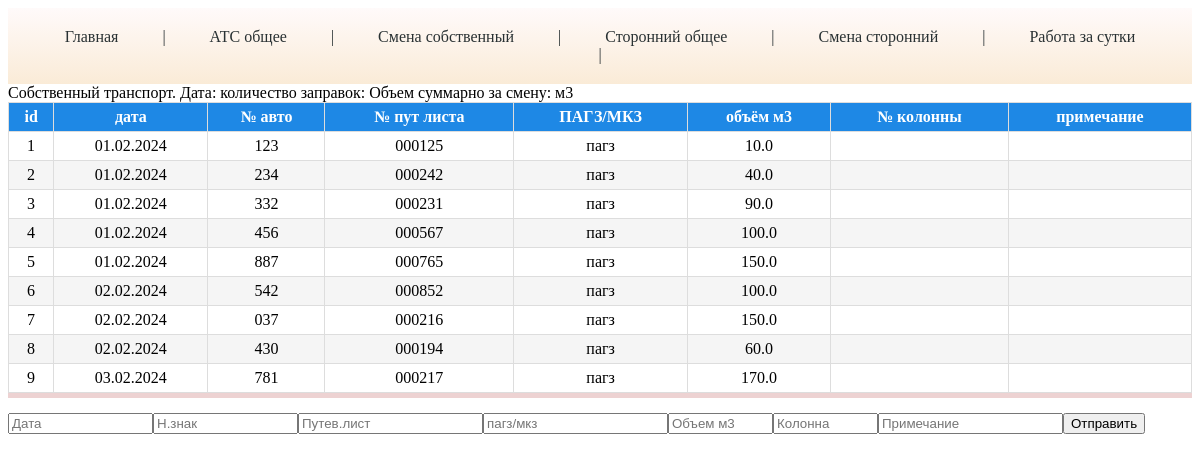
The page /ats on the database its author committed.
### model.py (models this page shows)
class BaseModel(Model):
    id = PrimaryKeyField(unique=True)
    class Meta:
        database = db
        order_by = 'id'

class Own_transport(BaseModel):
    date = CharField()
    name = CharField()
    waybill = CharField()
    driver = CharField()
    amount = FloatField()
    column = CharField()
    note = CharField()
    class Meta():
        db_table = 'own'

### main.py (the view)
@app.route('/ats', methods=['POST', 'GET'])
def ats():
    if request.method == 'POST':
        Own_transport(date=request.form['date'], name=request.form['name'], \
                      waybill=request.form['waybill'], driver=request.form['driver'], \
                      amount=request.form['amount'], column=request.form['column'], \
                      note=request.form['note']).save()
        return redirect(url_for('ats'))
    owns = Own_transport.select()
    return render_template('ats.html', owns=owns)

### templates/ats.html (shortened to what this page needs)
{% extends 'base.html'%}
{%block content%}
<tr>
        <td> Собственный транспорт. Дата: {{dat}}  количество заправок: {{n}} Объем суммарно за смену: {{t}} м3</td>
    </tr>
<table class="table">
	<thead>
		<tr>
			<th>id</th>
			<th>дата</th>
			<th>№ авто</th>
			<th>№ пут листа</th>
			<th>ПАГЗ/МКЗ</th>
			<th>объём м3</th>
			<th>№ колонны</th>
			<th>примечание</th>
		</tr>
	</thead>
	<tbody>
		{% for expense in owns %}
    <tr>
        <td>{{expense.id}}</td>
        <td>{{expense.date}}</td>
        <td>{{expense.name}}</td>
        <td>{{expense.waybill}}</td>
        <td>{{expense.driver}}</td>
        <td>{{expense.amount}}</td>
        <td>{{expense.column}}</td>
        <td>{{expense.note}}</td>
    </tr>
{%endfor%}
	</tbody>
</table>
<table class="table">
	<tbody>
    <form method="POST">
    <input  name="date" placeholder="Дата" class="form-control" size="15">
    <input  name="name" placeholder="Н.знак" class="form-control" size="15">
    <input  name="waybill"placeholder="Путев.лист" class="form-control" size="20">
    <input  name="driver" placeholder="пагз/мкз" class="form-control" size="20">
    <input name="amount" placeholder="Объем м3"  class="form-control" size="10">
    <input name="column" placeholder="Колонна"  class="form-control" size="10">
    <input name="note" placeholder="Примечание"  class="form-control" size="20">
    <input type="submit" class="btn btn-success" value="Отправить">
</form>
	</tbody>
</table>
{% endblock %}

### templates/base.html (shortened to what this page needs)
<!doctype html>
<html lang="en">
<head>
    <link rel="stylesheet" href="{{url_for('static', filename='css/222.css')}}">
    <header align = "center">
    <ul>
        <li><a href="/">Главная</a></li>
        <li><a>|</a></li>
        <li><a href="/ats">АТС общее</a></li>
        <li><a>|</a></li>
        <li><a href="/atss">Смена собственный</a></li>
        <li><a>|</a></li>
        <li><a href="/atsext">Сторонний общее</a></li>
        <li><a>|</a></li>
        <li><a href="/ext">Смена сторонний</a></li>
        <li><a>|</a></li>
        <li ><a href="/day">Работа за сутки</a></li>
        <li><a>|</a></li>
    </ul>
</header>
</head>
<body>
{% block content %}
{%endblock%}
</body>
</html>

### static/css/222.css (style rules this page uses)
header { background: linear-gradient(#FFFAFA, #FAEBD7); }
ul { list-style: none; margin: 0; padding: 20px; }
a { fond-size: 40px; padding: 20px; color: #293133; text-decoration: none; }
li { display: inline; }
.table { width: 100%; box-shadow: 0 5px rgba(164, 32, 32, 0.2); margin-bottom: 20px; border: 1px solid #dddddd; border-collapse: collapse; }
.table th { font-weight: bold; padding: 5px; background-color: #1e88e5; color: #fff; border: 1px solid #dddddd; }
.table td { border: 1px solid #dddddd; padding: 5px; vertical-align: center; text-align: center; }
.table tr:nth-child(even) { background: #f5f5f5 ; }

### rows shown on the page
Own_transport: id "1", date "01.02.2024", name "123", waybill "000125", driver "пагз", amount "10.0"
Own_transport: id "2", date "01.02.2024", name "234", waybill "000242", driver "пагз", amount "40.0"
Own_transport: id "3", date "01.02.2024", name "332", waybill "000231", driver "пагз", amount "90.0"
Own_transport: id "4", date "01.02.2024", name "456", waybill "000567", driver "пагз", amount "100.0"
Own_transport: id "5", date "01.02.2024", name "887", waybill "000765", driver "пагз", amount "150.0"
Own_transport: id "6", date "02.02.2024", name "542", waybill "000852", driver "пагз", amount "100.0"
Own_transport: id "7", date "02.02.2024", name "037", waybill "000216", driver "пагз", amount "150.0"
Own_transport: id "8", date "02.02.2024", name "430", waybill "000194", driver "пагз", amount "60.0"
Own_transport: id "9", date "03.02.2024", name "781", waybill "000217", driver "пагз", amount "170.0"
